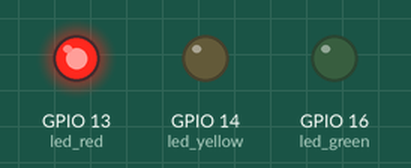
This program was run on a simulated ESP32 board running MicroPython. On the bench: output pins drawn as LEDs (lit = HIGH).

Above: at 2.5 s.
At 5.2 s:
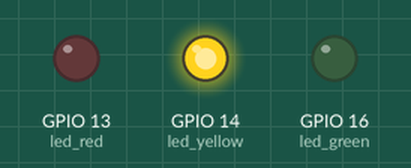
At 7.7 s:
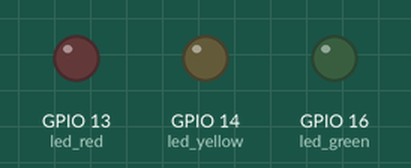
At 12.5 s:
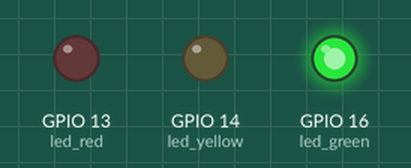
Timing chart, 0 to 19.5 s (numbered marks = the images above):
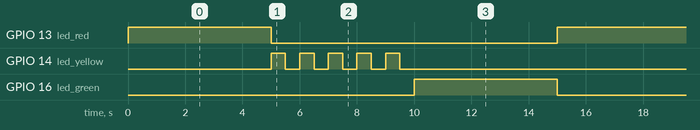

Measured:
- by itself, GPIO 13 (led_red), GPIO 16 (led_green): alternates HIGH for 5.0 s and LOW for 10.0 s
- by itself, GPIO 14 (led_yellow): repeats every 15.0 s: 4 × (LOW 0.50 s, HIGH 0.50 s), LOW 10.5 s, HIGH 0.50 s
- by itself, everything shown: repeats every 15.0 s, in 12 steps

The program:

mission_yellow_5times.py
```python
from machine import Pin
import time

led_red = Pin(13, Pin.OUT)
led_yellow = Pin(14, Pin.OUT)
led_green = Pin(16, Pin.OUT)

while True:
    led_red.value(1)
    time.sleep(5)
    led_red.value(0)
    # 노란불 깜빡이기
    for i in range(5):  # 다섯 번 반복 — 12줄이 5줄로
        led_yellow.value(1)
        time.sleep(0.5)
        led_yellow.value(0)
        time.sleep(0.5)
    # 초록불
    led_green.value(1)
    time.sleep(5)
    led_green.value(0)
```
